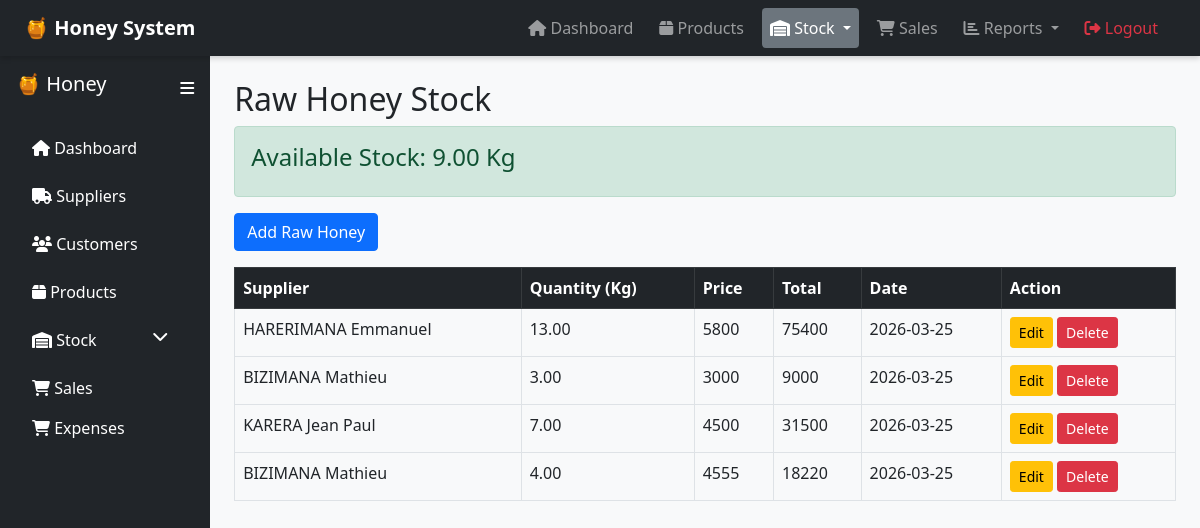
Page /stock/raw/index.php on the earlier database version.
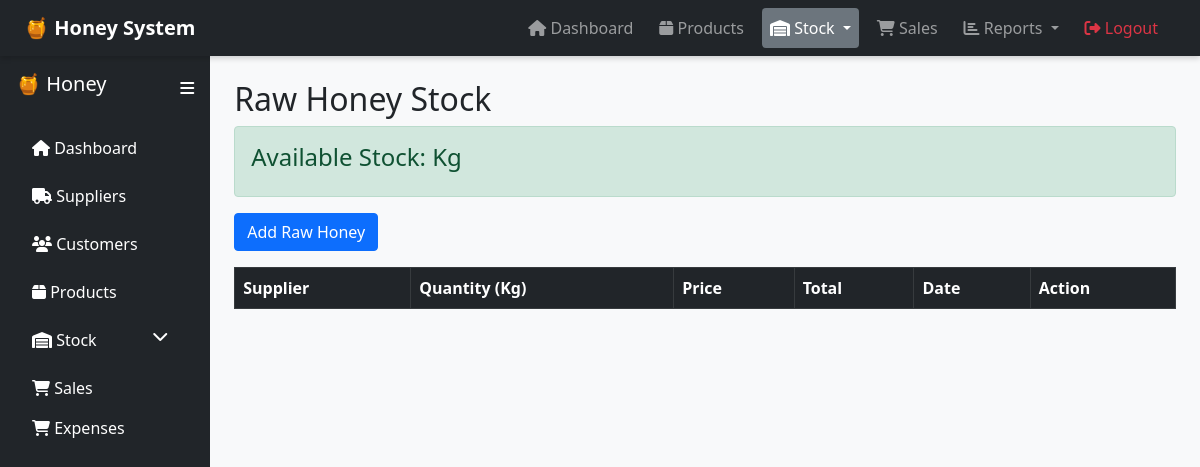
Same page on the later database version.
### tables this page shows
CREATE TABLE `rawhoney` (
  `RawHoneyID` int(11) NOT NULL,
  `SupplierID` int(11) DEFAULT NULL,
  `QuantityKg` decimal(10,2) DEFAULT NULL,
  `price` decimal(10,0) NOT NULL,
  `total` decimal(10,0) NOT NULL,
  `DateReceived` date DEFAULT NULL,
  `BatchNo` varchar(50) DEFAULT NULL
);

CREATE TABLE `suppliers` (
  `SupplierID` int(11) NOT NULL,
  `Name` varchar(100) NOT NULL,
  `Phone` varchar(20) DEFAULT NULL,
  `CreatedAt` timestamp NOT NULL DEFAULT current_timestamp(),
  `provinceCode` int(11) NOT NULL,
  `districtCode` int(11) NOT NULL,
  `sectorCode` int(11) NOT NULL,
  `cellCode` int(11) NOT NULL,
  `villageCode` int(11) NOT NULL
);

### stock/raw/index.php (the view, shortened to what this page needs)
<?php
include("../../config/db.php");
include("../../includes/layout.php");
$stock = $conn->query("SELECT sum(QuantityAvailableKg) as  QuantityAvailableKg  FROM rawhoneystock limit 1")->fetch();
$stmt = $conn->query(
    "SELECT r.*, s.Name
    FROM rawhoney r
    LEFT JOIN suppliers s ON r.SupplierID = s.SupplierID
");
$records = $stmt->fetchAll(PDO::FETCH_ASSOC);
?>
<h2>Raw Honey Stock</h2>
<div class="alert alert-success">
    <h4>Available Stock: <?= $stock['QuantityAvailableKg'] ?> Kg</h4>
</div>
<a href="create.php" class="btn btn-primary mb-3">Add Raw Honey</a>
<table id="rawTable" class="table table-bordered table-hover">
    <thead class="table-dark">
        <tr>
            <th>Supplier</th>
            <th>Quantity (Kg)</th>
            <th>Price</th>
            <th>Total</th>
            <th>Date</th>
            <th>Action</th>
        </tr>
    </thead>
    <tbody>
        <?php foreach($records as $r): ?>
        <tr>
            <td><?= $r['Name'] ?></td>
            <td><?= $r['QuantityKg'] ?></td>
            <td><?= $r['price'] ?></td>
            <td><?= $r['total'] ?></td>
            <td><?= $r['DateReceived'] ?></td>
            <td>
                <a href="edit.php?id=<?= $r['RawHoneyID'] ?>" class="btn btn-warning btn-sm">Edit</a>
                <a href="delete.php?id=<?= $r['RawHoneyID'] ?>"
                   class="btn btn-danger btn-sm"
                   onclick="return confirm('Delete?')">
                   Delete
                </a>
            </td>
        </tr>
        <?php endforeach; ?>
    </tbody>
</table>
<?php include("../../includes/footer.php"); ?>

### includes/header.php (shortened to what this page needs)
<?php
$current_url = $_SERVER['REQUEST_URI'];
$base = "/honey-management-php/";
function isActive($url, $keyword){
    return strpos($url, $keyword) !== false ? 'active bg-secondary rounded' : '';
}
?>
<!DOCTYPE html>
<html lang="en">
<head>
<link href="https://cdn.jsdelivr.net/npm/bootstrap@5.0.2/dist/css/bootstrap.min.css" rel="stylesheet">
<link rel="stylesheet" href="https://cdnjs.cloudflare.com/ajax/libs/font-awesome/6.4.0/css/all.min.css">
<link rel="stylesheet" href="https://cdn.datatables.net/1.13.8/css/dataTables.bootstrap5.min.css">
<link rel="stylesheet" href="https://cdn.datatables.net/buttons/2.4.2/css/buttons.bootstrap5.min.css">
</head>
<body>
<nav class="navbar navbar-expand-lg navbar-dark bg-dark px-4">
    <a class="navbar-brand fw-bold" href="<?= $base ?>dashboard/index.php">
        🍯 Honey System
    </a>
    <div class="collapse navbar-collapse" id="navbarNav">
        <ul class="navbar-nav ms-auto">
            <li class="nav-item">
                <a class="nav-link <?= isActive($current_url, 'dashboard') ?>" href="<?= $base ?>dashboard/index.php">
                    <i class="fas fa-home"></i> Dashboard
                </a>
            </li>
            <li class="nav-item">
                <a class="nav-link <?= isActive($current_url, 'products') ?>" href="<?= $base ?>products/index.php">
                    <i class="fas fa-box"></i> Products
                </a>
            </li>
            <li class="nav-item dropdown">
                <a class="nav-link dropdown-toggle <?= isActive($current_url, 'stock') ?>" data-bs-toggle="dropdown">
                    <i class="fas fa-warehouse"></i> Stock
                </a>
            </li>
            <li class="nav-item">
                <a class="nav-link <?= isActive($current_url, 'sales') ?>" href="<?= $base ?>sales/index.php">
                    <i class="fas fa-shopping-cart"></i> Sales
                </a>
            </li>
            <li class="nav-item dropdown">
                <a class="nav-link dropdown-toggle <?= isActive($current_url, 'reports') ?>" data-bs-toggle="dropdown">
                    <i class="fas fa-chart-bar"></i> Reports
                </a>
            </li>
<li class="nav-item">
    <a class="nav-link text-danger" href="<?= $base ?>logout.php">
        <i class="fas fa-sign-out-alt"></i> Logout
    </a>
</li>
        </ul>
    </div>
</nav>

### includes/layout.php
<?php include("header.php"); ?>
<div class="d-flex">
    <?php include("sidebar.php"); ?>
    <div class="p-4" style="width:100%; background:#f8f9fa; min-height:100vh;">

### includes/sidebar.php (shortened to what this page needs)
<?php
$current_url = $_SERVER['REQUEST_URI'];
$base = "/honey-management-php/";
?>
<div id="sidebar" class="bg-dark text-white p-3 vh-100" style="width:250px; transition:0.3s;">
    <div class="d-flex justify-content-between align-items-center mb-4">
        <h5 id="logo">🍯 Honey</h5>
        <i class="fas fa-bars" style="cursor:pointer;" onclick="toggleSidebar()"></i>
    </div>
    <ul class="nav flex-column">
        <li class="nav-item mb-2">
            <a class="nav-link text-white <?= strpos($current_url, 'dashboard') ? 'bg-secondary rounded' : '' ?>"
               href="<?= $base ?>dashboard/index.php">
                <i class="fas fa-home"></i> <span class="text"> Dashboard</span>
            </a>
        </li>
        <li class="nav-item mb-2">
            <a class="nav-link text-white <?= strpos($current_url, 'suppliers') ? 'bg-secondary rounded' : '' ?>"
               href="<?= $base ?>suppliers/index.php">
                <i class="fas fa-truck"></i> <span class="text"> Suppliers</span>
            </a>
        </li>
        <li class="nav-item mb-2">
            <a class="nav-link text-white <?= strpos($current_url, 'customers') ? 'bg-secondary rounded' : '' ?>"
               href="<?= $base ?>customers/index.php">
                <i class="fas fa-users"></i> <span class="text"> Customers</span>
            </a>
        </li>
        <li class="nav-item mb-2">
            <a class="nav-link text-white <?= strpos($current_url, 'products') ? 'bg-secondary rounded' : '' ?>"
               href="<?= $base ?>products/index.php">
                <i class="fas fa-box"></i> <span class="text"> Products</span>
            </a>
        </li>
        <li class="nav-item mb-2">
            <div class="nav-link text-white d-flex justify-content-between" onclick="toggleStock()" style="cursor:pointer;">
                <span><i class="fas fa-warehouse"></i> <span class="text"> Stock</span></span>
                <i class="fas fa-chevron-down"></i>
            </div>
        </li>
        <li class="nav-item">
            <a class="nav-link text-white <?= strpos($current_url, 'sales') ? 'bg-secondary rounded' : '' ?>"
               href="<?= $base ?>sales/index.php">
                <i class="fas fa-shopping-cart"></i> <span class="text"> Sales</span>
            </a>
        </li>
        <li class="nav-item">
            <a class="nav-link text-white <?= strpos($current_url, 'expenses') ? 'bg-secondary rounded' : '' ?>"
               href="<?= $base ?>expenses/index.php">
                <i class="fas fa-shopping-cart"></i> <span class="text"> Expenses</span>
            </a>
        </li>
    </ul>
</div>

### includes/footer.php (shortened to what this page needs)
    </div>
</div>
</body>
</html>

### includes/header.php (style rules this page uses)
body { overflow-x: hidden; }
.navbar { box-shadow: 0 2px 6px rgba(0,0,0,0.2); }
.nav-link { margin-right: 10px; transition: 0.2s; }

Differences in the rows shown:
removed rawhoney: SupplierID.Name "HARERIMANA Emmanuel", QuantityKg "13.00", price "5800", total "75400", DateReceived "2026-03-25"
removed rawhoney: SupplierID.Name "BIZIMANA Mathieu", QuantityKg "3.00", price "3000", total "9000", DateReceived "2026-03-25"
removed rawhoney: SupplierID.Name "KARERA Jean Paul", QuantityKg "7.00", price "4500", total "31500", DateReceived "2026-03-25"
removed rawhoney: SupplierID.Name "BIZIMANA Mathieu", QuantityKg "4.00", price "4555", total "18220", DateReceived "2026-03-25"
Other differences:
$stock['QuantityAvailableKg']: "9.00" → (not shown)
